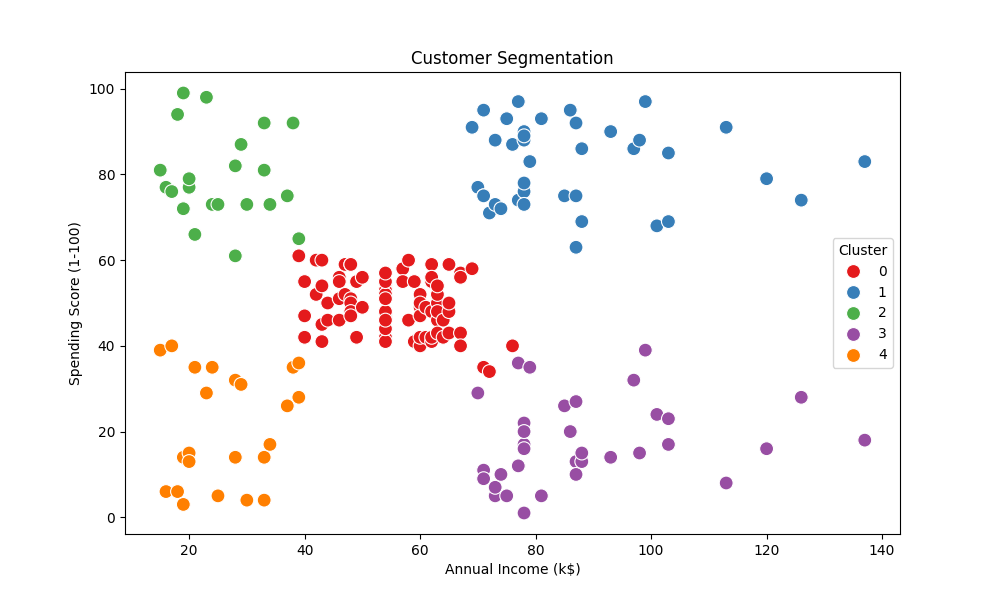

Python code for this plot:
# ==========================================
# CUSTOMER SEGMENTATION ANALYSIS PROJECT
# ==========================================

# Import Libraries
import pandas as pd
import matplotlib.pyplot as plt
import seaborn as sns

from sklearn.cluster import KMeans
from sklearn.preprocessing import StandardScaler

# ==========================================
# LOAD DATASET
# ==========================================

df = pd.read_csv("data/Mall_Customers.csv")

print("\n===== First 5 Rows =====")
print(df.head())

print("\n===== Dataset Info =====")
print(df.info())

print("\n===== Missing Values =====")
print(df.isnull().sum())

# ==========================================
# DATA CLEANING
# ==========================================

df.dropna(inplace=True)

# ==========================================
# FEATURE SELECTION
# ==========================================

X = df[['Annual Income (k$)', 'Spending Score (1-100)']]

# ==========================================
# FEATURE SCALING
# ==========================================

scaler = StandardScaler()
X_scaled = scaler.fit_transform(X)

# ==========================================
# ELBOW METHOD
# ==========================================

wcss = []

for i in range(1, 11):
    kmeans = KMeans(
        n_clusters=i,
        random_state=42,
        n_init=10
    )

    kmeans.fit(X_scaled)
    wcss.append(kmeans.inertia_)

plt.figure(figsize=(8, 5))
plt.plot(range(1, 11), wcss, marker='o')
plt.xlabel("Number of Clusters")
plt.ylabel("WCSS")
plt.title("Elbow Method")
plt.grid(True)

plt.savefig("elbow_method.png")
plt.close()

print("\nElbow Method graph saved as 'elbow_method.png'")

# ==========================================
# K-MEANS CLUSTERING
# ==========================================

kmeans = KMeans(
    n_clusters=5,
    random_state=42,
    n_init=10
)

df["Cluster"] = kmeans.fit_predict(X_scaled)

# ==========================================
# CLUSTER NAMES
# ==========================================

cluster_names = {
    0: "Premium Customers",
    1: "Budget Customers",
    2: "Potential Customers",
    3: "Young Shoppers",
    4: "Regular Customers"
}

df["Cluster_Name"] = df["Cluster"].map(cluster_names)

# ==========================================
# VISUALIZE CLUSTERS
# ==========================================

plt.figure(figsize=(10, 6))

sns.scatterplot(
    data=df,
    x='Annual Income (k$)',
    y='Spending Score (1-100)',
    hue='Cluster',
    palette='Set1',
    s=100
)

plt.title("Customer Segmentation")
plt.xlabel("Annual Income (k$)")
plt.ylabel("Spending Score (1-100)")

plt.savefig("customer_segmentation.png")
plt.close()

print("Customer Segmentation graph saved as 'customer_segmentation.png'")

# ==========================================
# CLUSTER SUMMARY
# ==========================================

cluster_summary = df.groupby("Cluster").agg({
    "CustomerID": "count",
    "Age": "mean",
    "Annual Income (k$)": "mean",
    "Spending Score (1-100)": "mean"
}).round(2)

print("\n===== Cluster Summary =====")
print(cluster_summary)

# ==========================================
# CHECK CLUSTERS
# ==========================================

print("\n===== Cluster Preview =====")
print(df[['CustomerID', 'Cluster', 'Cluster_Name']].head(10))

# ==========================================
# EXPORT CSV
# ==========================================

df.to_csv(
    "data/Customer_Segment.csv",
    index=False
)

print("\nCustomer_Segment.csv saved successfully!")

# ==========================================
# FINAL DATA PREVIEW
# ==========================================

print("\n===== Final Dataset =====")
print(df.head())
